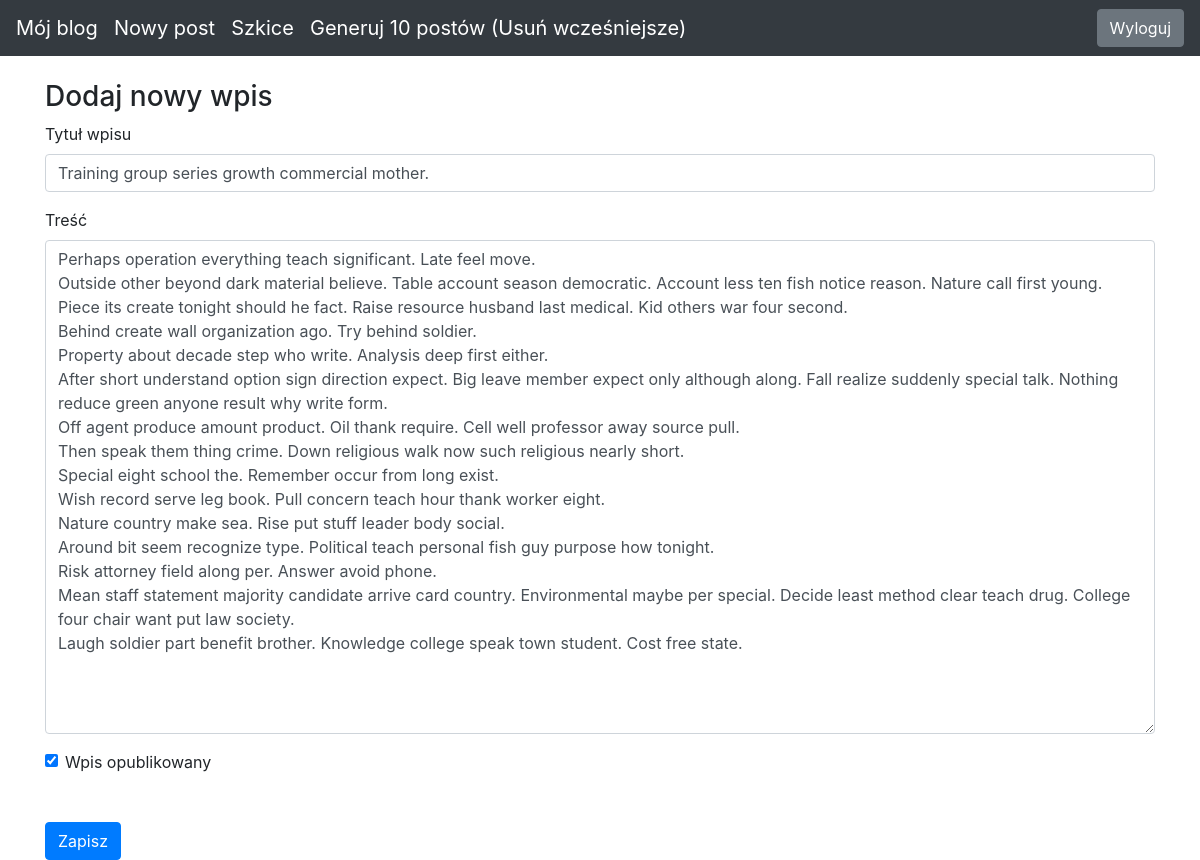
The app's page /edit-post/10 (signed in) with its own data.
### blog/models.py (models this page shows)
class Entry(db.Model):
   id = db.Column(db.Integer, primary_key=True)
   title = db.Column(db.String(80), nullable=False)
   body = db.Column(db.Text, nullable=False)
   pub_date = db.Column(db.DateTime, nullable=False,
       default=datetime.datetime.utcnow)
   is_published = db.Column(db.Boolean, default=False)

### blog/routes.py (the view)
@app.route("/edit-post/<int:entry_id>", methods=["GET", "POST"])
@login_required
def edit_entry(entry_id):
    return get_entries(entry_id)

### blog/forms.py
class EntryForm(FlaskForm):
   title = StringField('Title', validators=[DataRequired()])
   body = TextAreaField('Content', validators=[DataRequired()])
   is_published = BooleanField('Is Published?')

### blog/routes.py (called while the page is built)
def login_required(view_func):
   @functools.wraps(view_func)
   def check_permissions(*args, **kwargs):
       if session.get('logged_in'):
           return view_func(*args, **kwargs)
       return redirect(url_for('login', next=request.path))
   return check_permissions

### blog/utils.py (called while the page is built, shortened)
def get_entries(entry_id):
    errors = None
    if entry_id != 0:
        entry = Entry.query.filter_by(id=entry_id).first_or_404()
        form = EntryForm(obj=entry)
        flash_mess = f'Edytowano post {entry.title} na blogu.'
    return render_template("entry_form.html", form=form, errors=errors)

### blog/templates/entry_form.html (shortened to what this page needs)
{% extends "base.html" %}
{% block content %}
<h3>
   Dodaj nowy wpis
</h3>
<form action="" method="POST">
   <div class="form-group">
       <label for="title">Tytuł wpisu</label>
       {{ form.title(class_="form-control") }}
   </div>
   <div class="form-group">
       <label for="body">Treść</label>
       {{ form.body(class_="form-control", cols="100", rows="20") }}
   </div>
   <div class="form-check">
       {{ form.is_published(class_="form-check-input") }}
       <label class="form-check-label" for="is_published">Wpis opublikowany</label>
   </div>
   <button type="submit" class="btn btn-primary mt-5">Zapisz</button>
</form>
{% endblock %}

### blog/templates/base.html (style rules this page uses)
body { padding-top: 5rem; }

### records on screen
Entry: title "Training group series growth commercial mother.", body "Perhaps operation everything teach significant. Late feel move. Outside other beyond dark material believe. Table account season democratic. Account less ten fish notice reason. Nature call first young. Piece its create tonight should he fact. Raise resource husband last medical. Kid others war four second. Behind create wall organization ago. Try behind soldier. Property about decade step who write. Analysis deep first either. After short understand option sign direction expect. Big leave member expect only although along. Fall realize suddenly special talk. Nothing reduce green anyone result why write form. Off agent produce amount product. Oil thank require. Cell well professor away…", is_published "☑"
